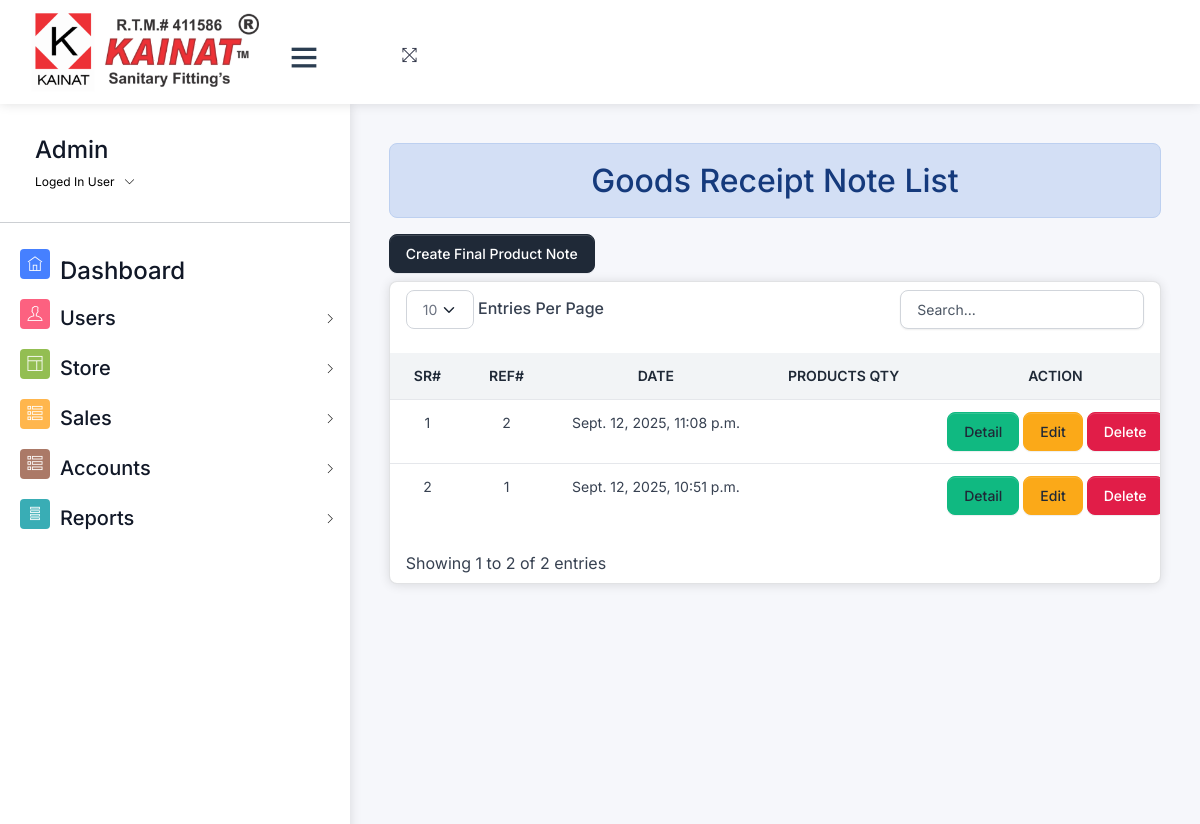
The page /list-final-pro-note/ (signed in) on the database as committed earlier.
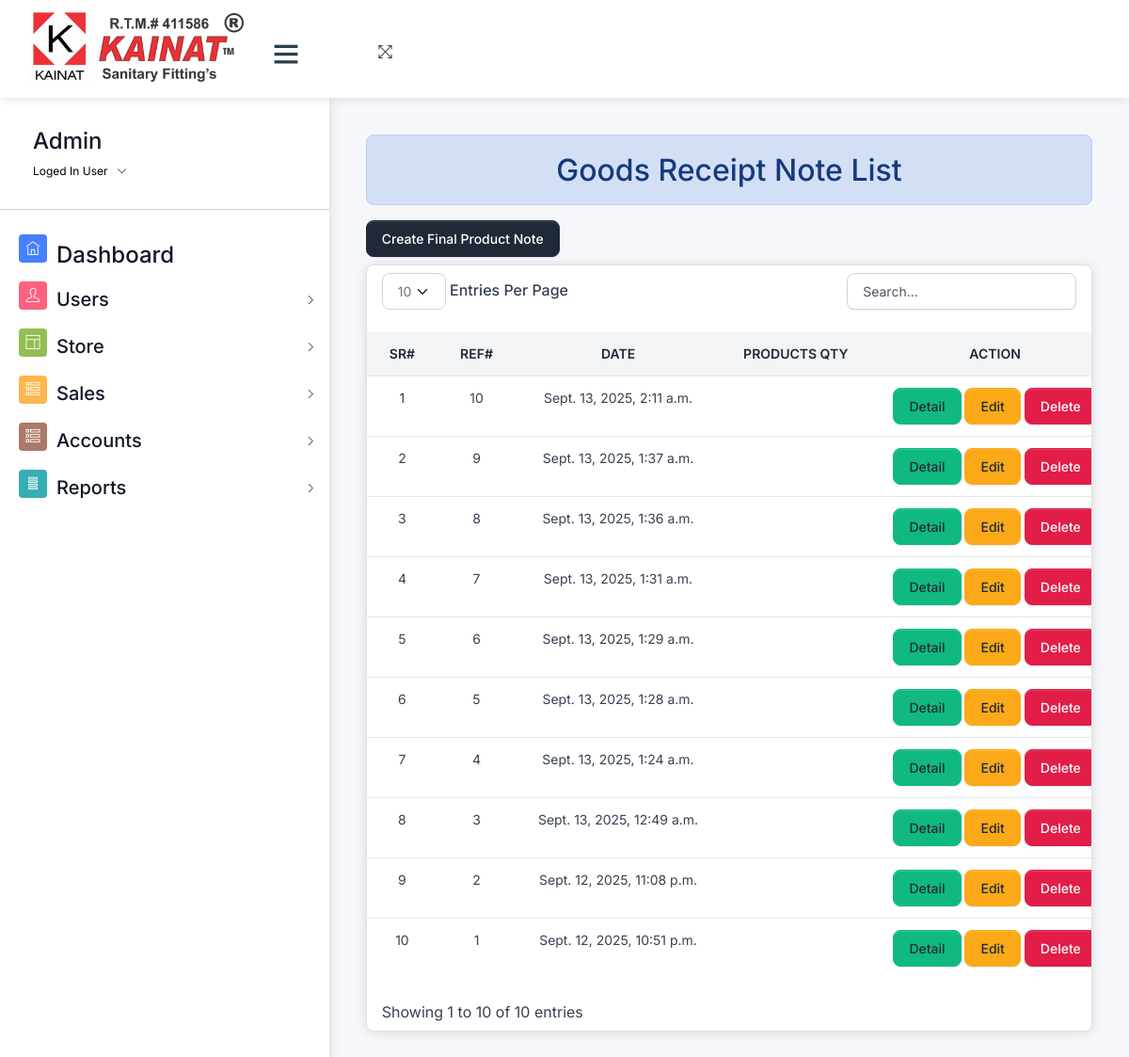
The same page on the database as committed later.
### home/models.py (models this page shows, shortened)
class Final_Product_Note(models.Model):
    products = models.ManyToManyField(Final_Product, through='Final_Product_Note_Product')
    date_created = models.DateTimeField(auto_now_add=True)
    created_by = models.ForeignKey(User, on_delete=models.RESTRICT,null=True)

### home/views/final_product_note.py (the view)
# urls.py: path('list-final-pro-note/', final_product_note.list_final_product_note, name='list_final_pro_note'),
@login_required
@permission_required('home.view_store_purchase_note', login_url='/login/')
def list_final_product_note(request):
    product_notes=Final_Product_Note.objects.all().order_by('-id')
    data={'product_notes':product_notes}
    return render(request, 'final_product_note/list_final_pro_note.html',data)

### templates/final_product_note/list_final_pro_note.html (shortened to what this page needs)
{% extends 'css-js-links.html' %}
{% load static %}
{% load custom_filters %}
{% block context %}
{% if request.user.is_superuser %}
{% include 'navbar.html' %}
{% else %}
{% include 'store/navbar.html' %}
{% endif %}
{% endblock context %}
{% block body %}
<div class="pcoded-content">
  <div class="pcoded-inner-content">
    <div class="main-body">
      <div class="page-wrapper">
        <div class="page-body">
  <div class="row">
    <div class="col-md-12">
      <h2 class="text-center alert alert-info">
        Goods Receipt Note List
      </h2>
      {% if perms.home.add_store_purchase_note %}
      <a class="btn btn-primary mb-2" href="{% url 'create_final_pro_note' %}">Create Final Product Note</a>
      {% endif %}
      <div class="card py">
        <div class="table-responsive py-2">
          {% if product_notes%}
          <table class="table table-flush" id="datatable">
            <thead class="thead-light">
              <tr>
                <th class="border-bottom fw-bolder text-center" scope="col">
                  Sr#
                </th>
                <th class="border-bottom fw-bolder text-center" scope="col">
                  Ref#
                </th>
                <th class="border-bottom fw-bolder text-center" scope="col">
                  Date
                </th>
                <th class="border-bottom fw-bolder text-center" scope="col">
                  Products Qty
                </th>
                {% if perms.home.change_store_purchase_note or perms.home.delete_store_purchase_note %}
                <th class="border-bottom fw-bolder text-center" scope="col">
                  Action
                </th>
                {% else %}
                <th class="border-bottom fw-bolder text-center" scope="col">
                </th>
                {% endif %}
              </tr>
            </thead>
            <tbody>
              {% for purchasereceipt in product_notes %}
              <tr id="salereceipt-{{ purchasereceipt.id }}">
                <td class="text-center">{{ forloop.counter }}</td>
                <td class="text-center">{{ purchasereceipt.id }}</td>
                <td class="text-center">{{ purchasereceipt.date_created }}</td>
                <td class="text-center">
                </td>
                <td class="text-center">
                  {% if perms.home.view_store_purchase_note  %}
                  <a class="btn btn-success" href="{% url 'print_store_purchase' purchasereceipt.id %}">Detail</a>
                  {% endif %}
                  {% if perms.home.change_store_purchase_note %}
                  <a class="btn btn-warning" href="{% url 'edit_store_purchase' purchasereceipt.id %}">Edit</a>
                  {% endif %}
                  {% if perms.home.delete_store_purchase_note %}
                  <button class="btn btn-danger delete-salereceipt" data-salereceipt-id="{{ purchasereceipt.id }}">
                    Delete
                  </button>
                  {% endif %}
                </td>
              </tr>
              {% endfor %}
            </tbody>
          </table>
          {% else %}
          <h4 class="text-center alert alert-warning">No Record Found</h4>
          {% endif %}
        </div>
      </div>
    </div>
  </div>
</div>
{% endblock body %}

Rows that differ between the two databases and show on the page:
added Final_Product_Note: id "10", date_created "Sept. 13, 2025, 2:11 a.m."
added Final_Product_Note: id "9", date_created "Sept. 13, 2025, 1:37 a.m."
added Final_Product_Note: id "8", date_created "Sept. 13, 2025, 1:36 a.m."
added Final_Product_Note: id "7", date_created "Sept. 13, 2025, 1:31 a.m."
added Final_Product_Note: id "6", date_created "Sept. 13, 2025, 1:29 a.m."
added Final_Product_Note: id "5", date_created "Sept. 13, 2025, 1:28 a.m."
added Final_Product_Note: id "4", date_created "Sept. 13, 2025, 1:24 a.m."
added Final_Product_Note: id "3", date_created "Sept. 13, 2025, 12:49 a.m."
Other text that changed with them:
text written by a page script: "Entries Per Page Showing 1 to 2 of 2 entries" → "Entries Per Page Showing 1 to 10 of 10 entries"
